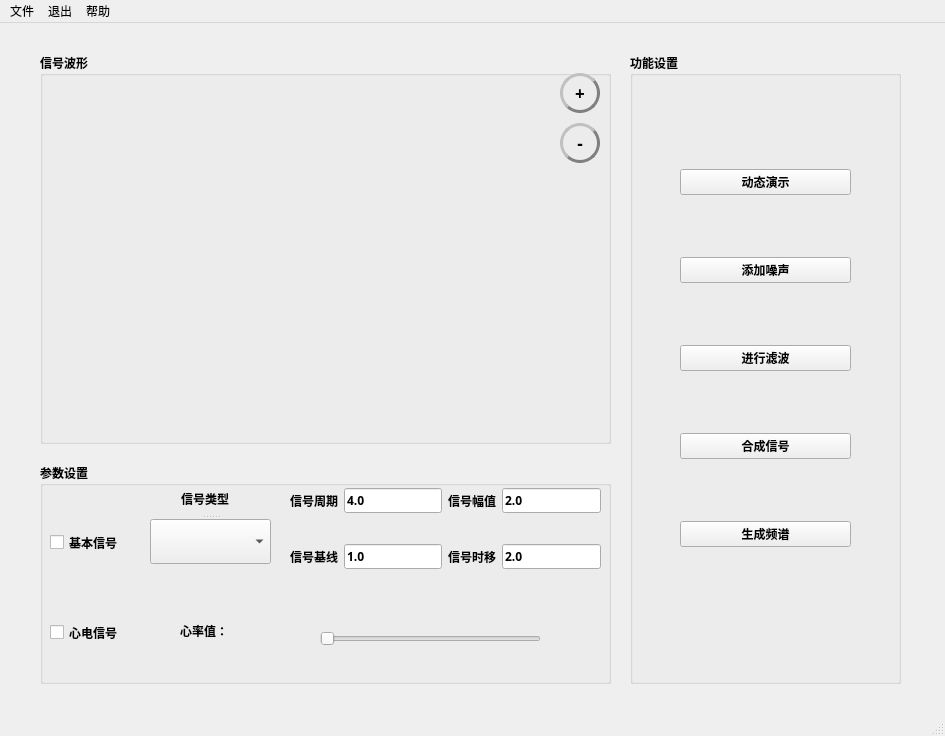
<?xml version="1.0" encoding="UTF-8"?>
<ui version="4.0">
 <class>MainWindow</class>
 <widget class="QMainWindow" name="MainWindow">
  <property name="geometry">
   <rect>
    <x>0</x>
    <y>0</y>
    <width>945</width>
    <height>736</height>
   </rect>
  </property>
  <property name="windowTitle">
   <string>医用心电多功能信号发生器</string>
  </property>
  <property name="windowIcon">
   <iconset>
    <normaloff>C:/Users/李洁盈/.designer/backup/窗口图标.webp</normaloff>C:/Users/李洁盈/.designer/backup/窗口图标.webp</iconset>
  </property>
  <widget class="QWidget" name="centralwidget">
   <widget class="QGroupBox" name="groupBox1">
    <property name="geometry">
     <rect>
      <x>40</x>
      <y>30</y>
      <width>571</width>
      <height>391</height>
     </rect>
    </property>
    <property name="font">
     <font>
      <family>Agency FB</family>
      <weight>75</weight>
      <bold>true</bold>
     </font>
    </property>
    <property name="title">
     <string>信号波形</string>
    </property>
    <widget class="QWidget" name="verticalLayoutWidget">
     <property name="geometry">
      <rect>
       <x>10</x>
       <y>20</y>
       <width>501</width>
       <height>361</height>
      </rect>
     </property>
     <layout class="QVBoxLayout" name="verticalLayout1"/>
    </widget>
    <widget class="QPushButton" name="zoomin_Button">
     <property name="geometry">
      <rect>
       <x>520</x>
       <y>20</y>
       <width>40</width>
       <height>40</height>
      </rect>
     </property>
     <property name="sizePolicy">
      <sizepolicy hsizetype="Minimum" vsizetype="Minimum">
       <horstretch>0</horstretch>
       <verstretch>0</verstretch>
      </sizepolicy>
     </property>
     <property name="minimumSize">
      <size>
       <width>40</width>
       <height>40</height>
      </size>
     </property>
     <property name="maximumSize">
      <size>
       <width>40</width>
       <height>40</height>
      </size>
     </property>
     <property name="font">
      <font>
       <pointsize>13</pointsize>
       <weight>75</weight>
       <italic>false</italic>
       <bold>true</bold>
      </font>
     </property>
     <property name="styleSheet">
      <string notr="true">QPushButton{

        color: black;   
        border-radius:20px;  
        border: 3px groove gray;
        border-style: outset;


}
QPushButton:hover
{
	background-color: qlineargradient(spread:pad, x1:0.909, y1:0.864, x2:0.926, y2:0, stop:0.448864 rgb(255, 225, 255), stop:1 rgba(255, 255, 255, 255));
	
}

</string>
     </property>
     <property name="text">
      <string>+</string>
     </property>
     <property name="iconSize">
      <size>
       <width>20</width>
       <height>20</height>
      </size>
     </property>
    </widget>
    <widget class="QPushButton" name="zoomout_Button">
     <property name="geometry">
      <rect>
       <x>520</x>
       <y>70</y>
       <width>40</width>
       <height>40</height>
      </rect>
     </property>
     <property name="sizePolicy">
      <sizepolicy hsizetype="Minimum" vsizetype="Minimum">
       <horstretch>0</horstretch>
       <verstretch>0</verstretch>
      </sizepolicy>
     </property>
     <property name="minimumSize">
      <size>
       <width>40</width>
       <height>40</height>
      </size>
     </property>
     <property name="maximumSize">
      <size>
       <width>40</width>
       <height>40</height>
      </size>
     </property>
     <property name="font">
      <font>
       <pointsize>13</pointsize>
       <weight>75</weight>
       <bold>true</bold>
      </font>
     </property>
     <property name="styleSheet">
      <string notr="true">QPushButton{

        color: black;   
        border-radius:20px;  
        border: 3px groove gray;
        border-style: outset;


}
QPushButton:hover
{
	background-color: qlineargradient(spread:pad, x1:0.909, y1:0.864, x2:0.926, y2:0, stop:0.448864 rgb(255, 225, 255), stop:1 rgba(255, 255, 255, 255));
	
}</string>
     </property>
     <property name="text">
      <string>-</string>
     </property>
     <property name="iconSize">
      <size>
       <width>20</width>
       <height>20</height>
      </size>
     </property>
    </widget>
   </widget>
   <widget class="QGroupBox" name="groupBox2">
    <property name="geometry">
     <rect>
      <x>40</x>
      <y>440</y>
      <width>571</width>
      <height>221</height>
     </rect>
    </property>
    <property name="font">
     <font>
      <family>Agency FB</family>
      <weight>75</weight>
      <bold>true</bold>
     </font>
    </property>
    <property name="title">
     <string>参数设置</string>
    </property>
    <widget class="QWidget" name="gridLayoutWidget">
     <property name="geometry">
      <rect>
       <x>250</x>
       <y>0</y>
       <width>311</width>
       <height>131</height>
      </rect>
     </property>
     <layout class="QGridLayout" name="gridLayout">
      <item row="0" column="3">
       <widget class="QLineEdit" name="signalAmplitude">
        <property name="text">
         <string>2.0</string>
        </property>
       </widget>
      </item>
      <item row="0" column="0">
       <widget class="QLabel" name="label_2">
        <property name="text">
         <string>信号周期</string>
        </property>
       </widget>
      </item>
      <item row="1" column="3">
       <widget class="QLineEdit" name="signalPhase">
        <property name="text">
         <string>2.0</string>
        </property>
       </widget>
      </item>
      <item row="1" column="0">
       <widget class="QLabel" name="label_3">
        <property name="text">
         <string>信号基线</string>
        </property>
       </widget>
      </item>
      <item row="0" column="1">
       <widget class="QLineEdit" name="signalPeriod">
        <property name="text">
         <string>4.0</string>
        </property>
       </widget>
      </item>
      <item row="1" column="1">
       <widget class="QLineEdit" name="signalBaseline">
        <property name="text">
         <string>1.0</string>
        </property>
       </widget>
      </item>
      <item row="0" column="2">
       <widget class="QLabel" name="label_4">
        <property name="text">
         <string>信号幅值</string>
        </property>
       </widget>
      </item>
      <item row="1" column="2">
       <widget class="QLabel" name="label_5">
        <property name="text">
         <string>信号时移</string>
        </property>
       </widget>
      </item>
     </layout>
    </widget>
    <widget class="QSplitter" name="splitter">
     <property name="geometry">
      <rect>
       <x>110</x>
       <y>20</y>
       <width>121</width>
       <height>81</height>
      </rect>
     </property>
     <property name="orientation">
      <enum>Qt::Vertical</enum>
     </property>
     <widget class="QLabel" name="label">
      <property name="contextMenuPolicy">
       <enum>Qt::ActionsContextMenu</enum>
      </property>
      <property name="text">
       <string>          信号类型</string>
      </property>
     </widget>
     <widget class="QComboBox" name="signalType">
      <property name="editable">
       <bool>false</bool>
      </property>
      <property name="currentText">
       <string/>
      </property>
      <property name="currentIndex">
       <number>-1</number>
      </property>
      <item>
       <property name="text">
        <string>正弦波</string>
       </property>
      </item>
      <item>
       <property name="text">
        <string>三角波</string>
       </property>
      </item>
      <item>
       <property name="text">
        <string>锯齿波</string>
       </property>
      </item>
      <item>
       <property name="text">
        <string>方波</string>
       </property>
      </item>
     </widget>
    </widget>
    <widget class="QCheckBox" name="basic_signal">
     <property name="geometry">
      <rect>
       <x>10</x>
       <y>70</y>
       <width>91</width>
       <height>19</height>
      </rect>
     </property>
     <property name="text">
      <string>基本信号</string>
     </property>
    </widget>
    <widget class="QCheckBox" name="ecg_signal">
     <property name="geometry">
      <rect>
       <x>10</x>
       <y>160</y>
       <width>91</width>
       <height>19</height>
      </rect>
     </property>
     <property name="text">
      <string>心电信号</string>
     </property>
    </widget>
    <widget class="QSlider" name="ecg_valueSlider">
     <property name="geometry">
      <rect>
       <x>280</x>
       <y>160</y>
       <width>221</width>
       <height>31</height>
      </rect>
     </property>
     <property name="orientation">
      <enum>Qt::Horizontal</enum>
     </property>
    </widget>
    <widget class="QLabel" name="ecg_valueText">
     <property name="geometry">
      <rect>
       <x>140</x>
       <y>160</y>
       <width>111</width>
       <height>16</height>
      </rect>
     </property>
     <property name="text">
      <string>心率值：</string>
     </property>
    </widget>
   </widget>
   <widget class="QGroupBox" name="groupBox3">
    <property name="geometry">
     <rect>
      <x>630</x>
      <y>30</y>
      <width>271</width>
      <height>631</height>
     </rect>
    </property>
    <property name="font">
     <font>
      <family>Agency FB</family>
      <weight>75</weight>
      <bold>true</bold>
     </font>
    </property>
    <property name="title">
     <string>功能设置</string>
    </property>
    <widget class="QWidget" name="layoutWidget">
     <property name="geometry">
      <rect>
       <x>50</x>
       <y>60</y>
       <width>171</width>
       <height>491</height>
      </rect>
     </property>
     <layout class="QVBoxLayout" name="verticalLayout2">
      <item>
       <widget class="QPushButton" name="dynamicButton">
        <property name="font">
         <font>
          <weight>75</weight>
          <italic>false</italic>
          <bold>true</bold>
          <underline>false</underline>
          <strikeout>false</strikeout>
         </font>
        </property>
        <property name="styleSheet">
         <string notr="true">QPushButton:hover
{
	background-color: qlineargradient(spread:pad, x1:0.909, y1:0.864, x2:0.926, y2:0, stop:0.448864 rgb(255, 225, 255), stop:1 rgba(255, 255, 255, 255));
	
}
</string>
        </property>
        <property name="text">
         <string>动态演示</string>
        </property>
       </widget>
      </item>
      <item>
       <widget class="QPushButton" name="addButton">
        <property name="font">
         <font>
          <weight>75</weight>
          <bold>true</bold>
         </font>
        </property>
        <property name="styleSheet">
         <string notr="true">QPushButton:hover
{
	background-color: qlineargradient(spread:pad, x1:0.909, y1:0.864, x2:0.926, y2:0, stop:0.448864 rgb(255, 225, 255), stop:1 rgba(255, 255, 255, 255));
	
}</string>
        </property>
        <property name="text">
         <string>添加噪声</string>
        </property>
       </widget>
      </item>
      <item>
       <widget class="QPushButton" name="filterButton">
        <property name="font">
         <font>
          <weight>75</weight>
          <bold>true</bold>
         </font>
        </property>
        <property name="styleSheet">
         <string notr="true">QPushButton:hover
{
	background-color: qlineargradient(spread:pad, x1:0.909, y1:0.864, x2:0.926, y2:0, stop:0.448864 rgb(255, 225, 255), stop:1 rgba(255, 255, 255, 255));
	
}</string>
        </property>
        <property name="text">
         <string>进行滤波</string>
        </property>
       </widget>
      </item>
      <item>
       <widget class="QPushButton" name="syntheticButton">
        <property name="font">
         <font>
          <weight>75</weight>
          <bold>true</bold>
         </font>
        </property>
        <property name="styleSheet">
         <string notr="true">QPushButton:hover
{
	background-color: qlineargradient(spread:pad, x1:0.909, y1:0.864, x2:0.926, y2:0, stop:0.448864 rgb(255, 225, 255), stop:1 rgba(255, 255, 255, 255));
	
}</string>
        </property>
        <property name="text">
         <string>合成信号</string>
        </property>
       </widget>
      </item>
      <item>
       <widget class="QPushButton" name="spectrumButton">
        <property name="font">
         <font>
          <weight>75</weight>
          <bold>true</bold>
         </font>
        </property>
        <property name="styleSheet">
         <string notr="true">QPushButton:hover
{
	background-color: qlineargradient(spread:pad, x1:0.909, y1:0.864, x2:0.926, y2:0, stop:0.448864 rgb(255, 225, 255), stop:1 rgba(255, 255, 255, 255));
	
}</string>
        </property>
        <property name="text">
         <string>生成频谱</string>
        </property>
       </widget>
      </item>
     </layout>
    </widget>
   </widget>
  </widget>
  <widget class="QMenuBar" name="menubar">
   <property name="geometry">
    <rect>
     <x>0</x>
     <y>0</y>
     <width>945</width>
     <height>26</height>
    </rect>
   </property>
   <widget class="QMenu" name="menu">
    <property name="title">
     <string>文件</string>
    </property>
    <addaction name="actionSave"/>
   </widget>
   <widget class="QMenu" name="menuQuit">
    <property name="title">
     <string>退出</string>
    </property>
    <addaction name="actionQuit"/>
   </widget>
   <widget class="QMenu" name="menuHelp">
    <property name="title">
     <string>帮助</string>
    </property>
    <addaction name="actionInstruct"/>
   </widget>
   <addaction name="menu"/>
   <addaction name="menuQuit"/>
   <addaction name="menuHelp"/>
  </widget>
  <widget class="QStatusBar" name="statusbar"/>
  <action name="actionOpen">
   <property name="text">
    <string>打开</string>
   </property>
  </action>
  <action name="actionSave">
   <property name="text">
    <string>保存</string>
   </property>
  </action>
  <action name="actionQuit">
   <property name="text">
    <string>退出</string>
   </property>
  </action>
  <action name="actionInstruct">
   <property name="text">
    <string>使用说明</string>
   </property>
  </action>
 </widget>
 <resources/>
 <connections>
  <connection>
   <sender>actionQuit</sender>
   <signal>triggered()</signal>
   <receiver>MainWindow</receiver>
   <slot>close()</slot>
   <hints>
    <hint type="sourcelabel">
     <x>-1</x>
     <y>-1</y>
    </hint>
    <hint type="destinationlabel">
     <x>399</x>
     <y>299</y>
    </hint>
   </hints>
  </connection>
 </connections>
</ui>
